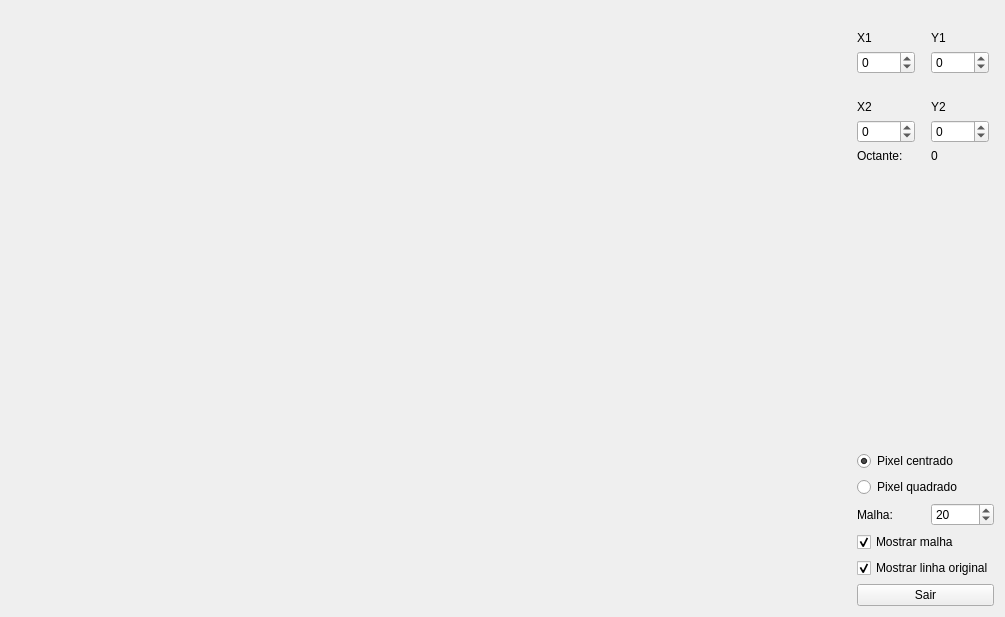
<?xml version="1.0" encoding="UTF-8"?>
<ui version="4.0">
 <class>JanelaPrincipal</class>
 <widget class="QWidget" name="JanelaPrincipal">
  <property name="enabled">
   <bool>true</bool>
  </property>
  <property name="geometry">
   <rect>
    <x>0</x>
    <y>0</y>
    <width>1005</width>
    <height>617</height>
   </rect>
  </property>
  <property name="windowTitle">
   <string>Projeto OpenGL</string>
  </property>
  <layout class="QHBoxLayout" name="horizontalLayout" stretch="5,1">
   <item>
    <widget class="MeuPainelOpenGL" name="painelGL" native="true">
     <property name="sizePolicy">
      <sizepolicy hsizetype="MinimumExpanding" vsizetype="MinimumExpanding">
       <horstretch>0</horstretch>
       <verstretch>0</verstretch>
      </sizepolicy>
     </property>
     <property name="mouseTracking">
      <bool>false</bool>
     </property>
     <property name="layoutDirection">
      <enum>Qt::RightToLeft</enum>
     </property>
     <property name="autoFillBackground">
      <bool>true</bool>
     </property>
    </widget>
   </item>
   <item>
    <layout class="QGridLayout" name="gridLayout" columnstretch="0,0">
     <property name="sizeConstraint">
      <enum>QLayout::SetDefaultConstraint</enum>
     </property>
     <property name="spacing">
      <number>6</number>
     </property>
     <item row="1" column="1">
      <spacer name="verticalSpacer_2">
       <property name="orientation">
        <enum>Qt::Vertical</enum>
       </property>
       <property name="sizeType">
        <enum>QSizePolicy::Fixed</enum>
       </property>
       <property name="sizeHint" stdset="0">
        <size>
         <width>20</width>
         <height>20</height>
        </size>
       </property>
      </spacer>
     </item>
     <item row="9" column="0" colspan="2">
      <spacer name="verticalSpacer">
       <property name="orientation">
        <enum>Qt::Vertical</enum>
       </property>
       <property name="sizeHint" stdset="0">
        <size>
         <width>120</width>
         <height>350</height>
        </size>
       </property>
      </spacer>
     </item>
     <item row="16" column="0" colspan="2">
      <widget class="QCheckBox" name="checkBox">
       <property name="text">
        <string>Mostrar linha original</string>
       </property>
       <property name="checked">
        <bool>true</bool>
       </property>
      </widget>
     </item>
     <item row="17" column="0" colspan="2">
      <widget class="QPushButton" name="bt_sair">
       <property name="sizePolicy">
        <sizepolicy hsizetype="Expanding" vsizetype="Fixed">
         <horstretch>0</horstretch>
         <verstretch>0</verstretch>
        </sizepolicy>
       </property>
       <property name="text">
        <string>Sair</string>
       </property>
       <property name="default">
        <bool>false</bool>
       </property>
       <property name="flat">
        <bool>false</bool>
       </property>
      </widget>
     </item>
     <item row="4" column="1">
      <spacer name="verticalSpacer_3">
       <property name="orientation">
        <enum>Qt::Vertical</enum>
       </property>
       <property name="sizeType">
        <enum>QSizePolicy::Fixed</enum>
       </property>
       <property name="sizeHint" stdset="0">
        <size>
         <width>20</width>
         <height>20</height>
        </size>
       </property>
      </spacer>
     </item>
     <item row="7" column="0">
      <widget class="QSpinBox" name="x2_spinBox">
       <property name="sizePolicy">
        <sizepolicy hsizetype="Fixed" vsizetype="Fixed">
         <horstretch>0</horstretch>
         <verstretch>0</verstretch>
        </sizepolicy>
       </property>
       <property name="minimum">
        <number>-1000</number>
       </property>
       <property name="maximum">
        <number>1000</number>
       </property>
       <property name="value">
        <number>0</number>
       </property>
      </widget>
     </item>
     <item row="6" column="0">
      <widget class="QLabel" name="label_2">
       <property name="text">
        <string>X2</string>
       </property>
      </widget>
     </item>
     <item row="2" column="1">
      <widget class="QLabel" name="label_4">
       <property name="text">
        <string>Y1</string>
       </property>
      </widget>
     </item>
     <item row="6" column="1">
      <widget class="QLabel" name="label">
       <property name="text">
        <string>Y2</string>
       </property>
      </widget>
     </item>
     <item row="14" column="1">
      <widget class="QSpinBox" name="malha_spinBox">
       <property name="minimum">
        <number>1</number>
       </property>
       <property name="maximum">
        <number>100</number>
       </property>
       <property name="value">
        <number>20</number>
       </property>
      </widget>
     </item>
     <item row="15" column="0" colspan="2">
      <widget class="QCheckBox" name="showGrid_checkbox">
       <property name="layoutDirection">
        <enum>Qt::LeftToRight</enum>
       </property>
       <property name="text">
        <string>Mostrar malha</string>
       </property>
       <property name="checked">
        <bool>true</bool>
       </property>
      </widget>
     </item>
     <item row="12" column="0" colspan="2">
      <widget class="QRadioButton" name="pixelCentrado_radiob">
       <property name="text">
        <string>Pixel centrado</string>
       </property>
       <property name="checked">
        <bool>true</bool>
       </property>
      </widget>
     </item>
     <item row="3" column="1">
      <widget class="QSpinBox" name="y1_spinBox">
       <property name="sizePolicy">
        <sizepolicy hsizetype="Fixed" vsizetype="Fixed">
         <horstretch>0</horstretch>
         <verstretch>0</verstretch>
        </sizepolicy>
       </property>
       <property name="minimum">
        <number>-1000</number>
       </property>
       <property name="maximum">
        <number>1000</number>
       </property>
       <property name="value">
        <number>0</number>
       </property>
      </widget>
     </item>
     <item row="3" column="0">
      <widget class="QSpinBox" name="x1_spinBox">
       <property name="sizePolicy">
        <sizepolicy hsizetype="Fixed" vsizetype="Fixed">
         <horstretch>0</horstretch>
         <verstretch>0</verstretch>
        </sizepolicy>
       </property>
       <property name="minimum">
        <number>-1000</number>
       </property>
       <property name="maximum">
        <number>1000</number>
       </property>
      </widget>
     </item>
     <item row="7" column="1">
      <widget class="QSpinBox" name="y2_spinBox">
       <property name="sizePolicy">
        <sizepolicy hsizetype="Fixed" vsizetype="Fixed">
         <horstretch>0</horstretch>
         <verstretch>0</verstretch>
        </sizepolicy>
       </property>
       <property name="minimum">
        <number>-1000</number>
       </property>
       <property name="maximum">
        <number>1000</number>
       </property>
       <property name="value">
        <number>0</number>
       </property>
      </widget>
     </item>
     <item row="13" column="0" colspan="2">
      <widget class="QRadioButton" name="pixelQuadrado_radiob">
       <property name="text">
        <string>Pixel quadrado</string>
       </property>
      </widget>
     </item>
     <item row="2" column="0">
      <widget class="QLabel" name="label_3">
       <property name="text">
        <string>X1</string>
       </property>
      </widget>
     </item>
     <item row="14" column="0">
      <widget class="QLabel" name="label_5">
       <property name="text">
        <string>Malha:</string>
       </property>
      </widget>
     </item>
     <item row="8" column="0">
      <widget class="QLabel" name="label_6">
       <property name="text">
        <string>Octante:</string>
       </property>
      </widget>
     </item>
     <item row="8" column="1">
      <widget class="QLabel" name="labelOctanteValue">
       <property name="text">
        <string>0</string>
       </property>
      </widget>
     </item>
    </layout>
   </item>
  </layout>
 </widget>
 <layoutdefault spacing="6" margin="11"/>
 <customwidgets>
  <customwidget>
   <class>MeuPainelOpenGL</class>
   <extends>QWidget</extends>
   <header>MeuPainelOpenGL.h</header>
   <container>1</container>
   <slots>
    <signal>setMalhaSignal(int)</signal>
    <signal>sendOctante(int)</signal>
    <slot>showMalhaToggle()</slot>
    <slot>setX1(int)</slot>
    <slot>setY1(int)</slot>
    <slot>setX2(int)</slot>
    <slot>setY2(int)</slot>
    <slot>updateMalha(int)</slot>
    <slot>showLinhaOriginalToggle()</slot>
    <slot>setPixelCentrado()</slot>
    <slot>setPixelQuadrado()</slot>
   </slots>
  </customwidget>
 </customwidgets>
 <resources/>
 <connections>
  <connection>
   <sender>bt_sair</sender>
   <signal>clicked()</signal>
   <receiver>JanelaPrincipal</receiver>
   <slot>close()</slot>
   <hints>
    <hint type="sourcelabel">
     <x>981</x>
     <y>606</y>
    </hint>
    <hint type="destinationlabel">
     <x>587</x>
     <y>348</y>
    </hint>
   </hints>
  </connection>
  <connection>
   <sender>showGrid_checkbox</sender>
   <signal>toggled(bool)</signal>
   <receiver>painelGL</receiver>
   <slot>showMalhaToggle()</slot>
   <hints>
    <hint type="sourcelabel">
     <x>981</x>
     <y>554</y>
    </hint>
    <hint type="destinationlabel">
     <x>257</x>
     <y>67</y>
    </hint>
   </hints>
  </connection>
  <connection>
   <sender>x1_spinBox</sender>
   <signal>valueChanged(int)</signal>
   <receiver>painelGL</receiver>
   <slot>setX1(int)</slot>
   <hints>
    <hint type="sourcelabel">
     <x>975</x>
     <y>74</y>
    </hint>
    <hint type="destinationlabel">
     <x>248</x>
     <y>67</y>
    </hint>
   </hints>
  </connection>
  <connection>
   <sender>x2_spinBox</sender>
   <signal>valueChanged(int)</signal>
   <receiver>painelGL</receiver>
   <slot>setX2(int)</slot>
   <hints>
    <hint type="sourcelabel">
     <x>899</x>
     <y>145</y>
    </hint>
    <hint type="destinationlabel">
     <x>248</x>
     <y>67</y>
    </hint>
   </hints>
  </connection>
  <connection>
   <sender>y1_spinBox</sender>
   <signal>valueChanged(int)</signal>
   <receiver>painelGL</receiver>
   <slot>setY1(int)</slot>
   <hints>
    <hint type="sourcelabel">
     <x>899</x>
     <y>74</y>
    </hint>
    <hint type="destinationlabel">
     <x>248</x>
     <y>67</y>
    </hint>
   </hints>
  </connection>
  <connection>
   <sender>y2_spinBox</sender>
   <signal>valueChanged(int)</signal>
   <receiver>painelGL</receiver>
   <slot>setY2(int)</slot>
   <hints>
    <hint type="sourcelabel">
     <x>975</x>
     <y>145</y>
    </hint>
    <hint type="destinationlabel">
     <x>248</x>
     <y>67</y>
    </hint>
   </hints>
  </connection>
  <connection>
   <sender>painelGL</sender>
   <signal>setMalhaSignal(int)</signal>
   <receiver>malha_spinBox</receiver>
   <slot>setValue(int)</slot>
   <hints>
    <hint type="sourcelabel">
     <x>417</x>
     <y>308</y>
    </hint>
    <hint type="destinationlabel">
     <x>981</x>
     <y>531</y>
    </hint>
   </hints>
  </connection>
  <connection>
   <sender>malha_spinBox</sender>
   <signal>valueChanged(int)</signal>
   <receiver>painelGL</receiver>
   <slot>updateMalha(int)</slot>
   <hints>
    <hint type="sourcelabel">
     <x>981</x>
     <y>531</y>
    </hint>
    <hint type="destinationlabel">
     <x>417</x>
     <y>308</y>
    </hint>
   </hints>
  </connection>
  <connection>
   <sender>checkBox</sender>
   <signal>toggled(bool)</signal>
   <receiver>painelGL</receiver>
   <slot>showLinhaOriginalToggle()</slot>
   <hints>
    <hint type="sourcelabel">
     <x>879</x>
     <y>570</y>
    </hint>
    <hint type="destinationlabel">
     <x>763</x>
     <y>534</y>
    </hint>
   </hints>
  </connection>
  <connection>
   <sender>pixelCentrado_radiob</sender>
   <signal>pressed()</signal>
   <receiver>painelGL</receiver>
   <slot>setPixelCentrado()</slot>
   <hints>
    <hint type="sourcelabel">
     <x>847</x>
     <y>497</y>
    </hint>
    <hint type="destinationlabel">
     <x>401</x>
     <y>308</y>
    </hint>
   </hints>
  </connection>
  <connection>
   <sender>pixelQuadrado_radiob</sender>
   <signal>pressed()</signal>
   <receiver>painelGL</receiver>
   <slot>setPixelQuadrado()</slot>
   <hints>
    <hint type="sourcelabel">
     <x>946</x>
     <y>497</y>
    </hint>
    <hint type="destinationlabel">
     <x>401</x>
     <y>308</y>
    </hint>
   </hints>
  </connection>
  <connection>
   <sender>painelGL</sender>
   <signal>sendOctante(int)</signal>
   <receiver>labelOctanteValue</receiver>
   <slot>setNum(int)</slot>
   <hints>
    <hint type="sourcelabel">
     <x>417</x>
     <y>308</y>
    </hint>
    <hint type="destinationlabel">
     <x>952</x>
     <y>158</y>
    </hint>
   </hints>
  </connection>
 </connections>
</ui>
